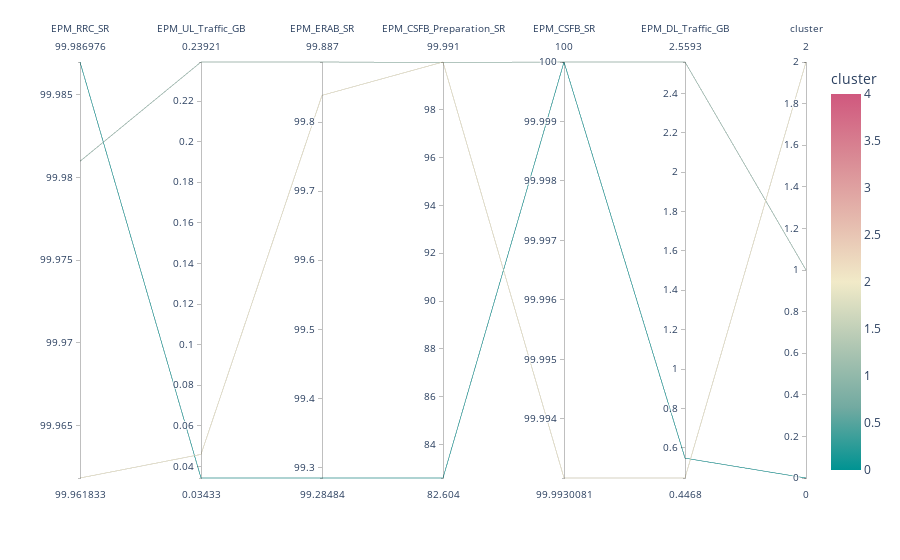

Notebook code for this chart:
### Code cell
# Create a data frame containing our centroids
centroids = pd.DataFrame(kmeans.cluster_centers_, columns=['EPM_RRC_SR', 'EPM_UL_Traffic_GB', 'EPM_ERAB_SR', 'EPM_DL_Traffic_GB',
       'EPM_CSFB_Preparation_SR', 'EPM_CSFB_SR'])
centroids['cluster'] = centroids.index

fig = px.parallel_coordinates(centroids, color="cluster",
                              dimensions=['EPM_RRC_SR', 'EPM_UL_Traffic_GB', 'EPM_ERAB_SR','EPM_CSFB_Preparation_SR','EPM_CSFB_SR',
                                          'EPM_DL_Traffic_GB','cluster'],
                              color_continuous_scale=px.colors.diverging.Tealrose,
                              color_continuous_midpoint=2)
fig.show()

### Figure 1 — Plotly figure (JSON) as saved in the notebook; plotly's stock layout.template omitted (floating-point values rounded to 4 significant figures)
{"data": [{"dimensions": [{"label": "EPM_RRC_SR", "values": [99.99, 99.98, 99.96]}, {"label": "EPM_UL_Traffic_GB", "values": [0.03433, 0.2392, 0.04597]}, {"label": "EPM_ERAB_SR", "values": [99.28, 99.89, 99.84]}, {"label": "EPM_CSFB_Preparation_SR", "values": [82.6, 99.97, 99.99]}, {"label": "EPM_CSFB_SR", "values": [100, 100, 99.99]}, {"label": "EPM_DL_Traffic_GB", "values": [0.5476, 2.559, 0.4468]}, {"label": "cluster", "values": [0, 1, 2]}], "domain": {"x": [0, 1], "y": [0, 1]}, "line": {"color": [0, 1, 2], "coloraxis": "coloraxis"}, "name": "", "type": "parcoords"}], "layout": {"autosize": true, "coloraxis": {"cmid": 2, "colorbar": {"title": {"text": "cluster"}}, "colorscale": [[0, "rgb(0, 147, 146)"], [0.1667, "rgb(114, 170, 161)"], [0.3333, "rgb(177, 199, 179)"], [0.5, "rgb(241, 234, 200)"], [0.6667, "rgb(229, 185, 173)"], [0.8333, "rgb(217, 137, 148)"], [1, "rgb(208, 88, 126)"]]}, "legend": {"tracegroupgap": 0}, "margin": {"t": 60}}}
